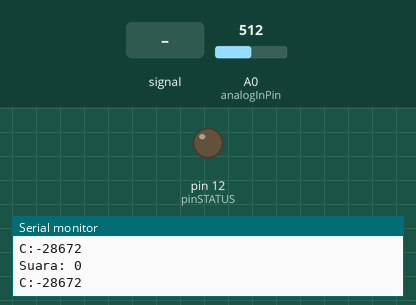
Simulated run of this sketch. Board: Arduino Uno, built with avr-gcc and run on an emulated ATmega328P. Shown: output pins drawn as LEDs (lit = HIGH), the last lines printed to the serial monitor. The inputs (shaded band) are chosen by the test bench; at power-on: A0 (analogInPin) = 512.

Above: at 1.2 s.
1.3 s: A0 (analogInPin) fed a 2 Hz sine of ±306 counts around its level
At 2.14 s:
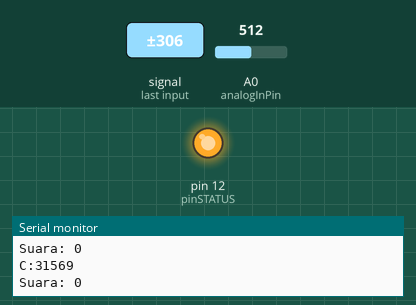
4.3 s: A0 (analogInPin) set to 0
At 5.5 s:
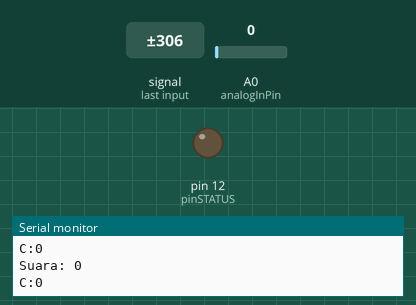
7.3 s: A0 (analogInPin) set to 60
At 8.0 s:
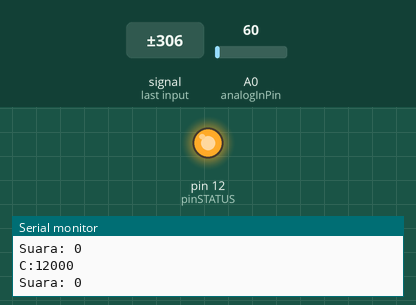
8.8 s: A0 (analogInPin) set to 151
10.3 s: A0 (analogInPin) set to 179
At 11.7 s:
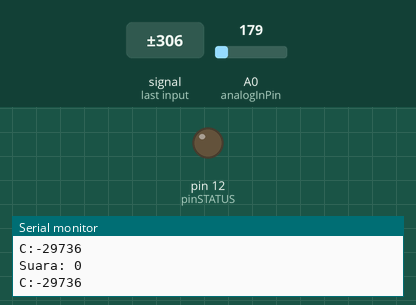
Timing chart, 0 to 13.3 s (numbered marks = the images above; inputs shaded):
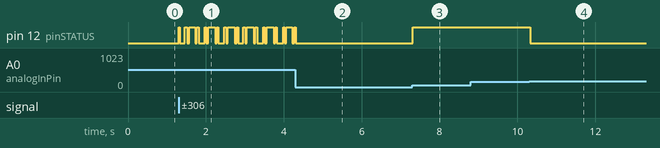

Measured:
- the behaviour switches between 163 and 164 on A0 (analogInPin) (found by bisection; images 3 and 4)
- after the input at 1.3 s, pin 12 (pinSTATUS): LOW → HIGH at once, then repeats every 0.49 s: LOW 0.13 s, HIGH 0.07 s, LOW 0.04 s, HIGH 0.15 s, LOW 0.04 s, HIGH 0.04 s
- after the input at 4.3 s, pin 12 (pinSTATUS): goes on until 4.3 s, then stays LOW
- after the input at 7.3 s, pin 12 (pinSTATUS): LOW → HIGH at once
- after the input at 10.3 s, pin 12 (pinSTATUS): HIGH → LOW at once

The sketch:

alhamdulillah_music_and_gyro.ino
```cpp
const int AMAX = 200;

//dari Buletooth audio sambung ke pin A0 arduino
const int analogInPin = A0;
const int pinSTATUS = 12;

char a[AMAX];
int sensorValue = 0;
int outputValue = 0;
int xx,C=0;
float A,B;
char c = ' ';
const char RUN = '>';
const char STOP = 'X';


void setup() {

  Serial.begin(9600);
  pinMode(pinSTATUS, OUTPUT);
//  digitalWrite(pinGyro, LOW);
}

void loop() {
  Serial.print("Suara: ");
  Serial.println(outputValue);

  C = 0;
  for(xx=0;xx<=AMAX-1;xx++){
  sensorValue = analogRead(analogInPin);
  C +=  sensorValue;
  }

  Serial.print("C:");
  Serial.println(C);
  if( C > 50 )// range  nois for signal
  {
    digitalWrite(pinSTATUS,HIGH);
  } else {
    digitalWrite(pinSTATUS,LOW);
  }

}
```
